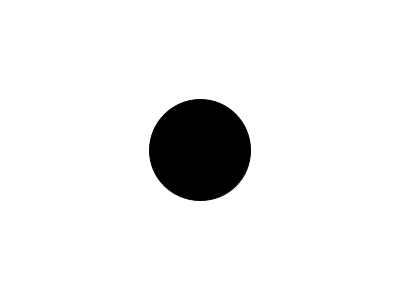
Frame 1 (no input)
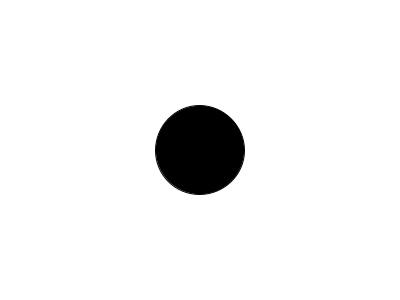
Frame 60 (the mouse pressed at the canvas centre just before this capture)
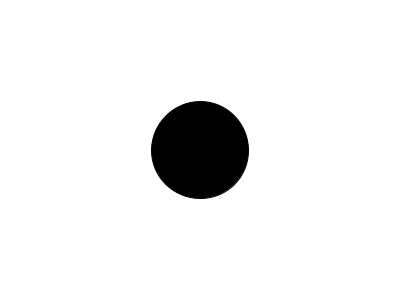
Frame 120 (the mouse held since frame 60 and released just before this capture)

The Processing sketch that drew these frames (run headless with seeded random() and noise(); from frame 60 on, the mouse is pressed at the canvas centre):

// Processing sketch: sketch_02_Gaussian_Walker
// ── sketch_02_Gaussian_Walker.pde
import java.util.Random;

Random generator;
void setup(){
  size(400,300);
  generator = new Random();
}

void draw(){
  background(255);
  
  float h = (float) generator.nextGaussian();
  h = h * 10 + 100; //*stdev + mean
  
  fill(0);
  ellipse(width/2,height/2,h,h);
}
